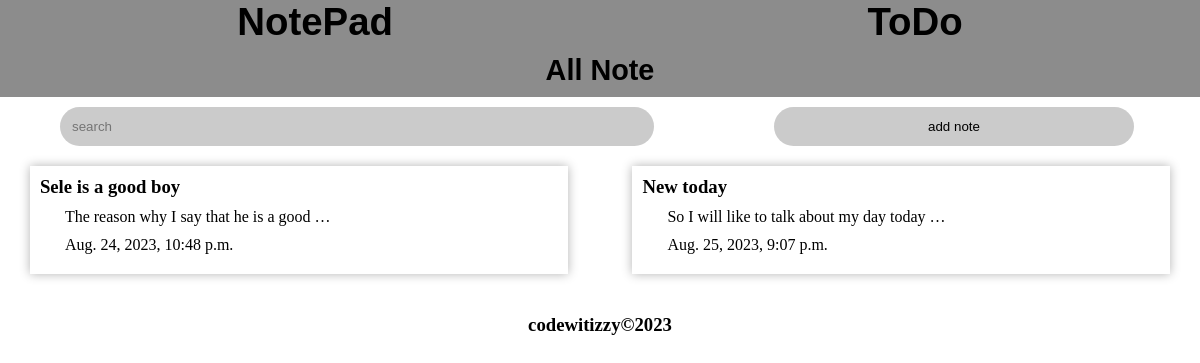
The app's page /notepad/listnote/ (signed in) with its own data.
### notepad/models.py (models this page shows, shortened)
class Note(models.Model):
    owner = models.ForeignKey(User, on_delete=models.CASCADE)
    title = models.CharField(max_length=100)
    body = models.TextField()
    date = models.DateTimeField(auto_now_add=True)
    category = models.ForeignKey(Category, on_delete=models.CASCADE)

### notepad/views.py (the view)
# urls.py: path("listnote/", views.NoteListView.as_view(), name="index"),
class NoteListView(LoginRequiredMixin, ListView):
    template_name = "index.html"
    login_url = "signin"
    def get_queryset(self):
        search = self.request.GET.get("search", "")
        cat = self.request.GET.get("category", "")
        self.notes = Note.objects.filter(
                Q(title__icontains=search) |
                Q(body__icontains=search) |
                Q(category__name=cat),
                owner=self.request.user)
        return self.notes
    def get_context_data(self, **kwargs):
        context = super().get_context_data(**kwargs)
        context["notes"] = self.notes
        return context

### notepad/templates/index.html (shortened to what this page needs)
{%load static%}
<!DOCTYPE html>
<html lang="en">
<head>
   <link rel="stylesheet" href="{% static 'css/index.css' %}">
</head>
<body>
   <header>
      <div class="header-container">
         <div class="header1">
		 <a href="{% url 'index' %}"><h1>NotePad</h1></a>
         </div>
         <div class="header2">
		 <a href="{% url 'todo' %}"><h1>ToDo</h1></a>
         </div>
      </div>
      <h2>All Note</h2>
   </header>
   <main>
      <form action="">
      <div class="form-container">
         <div class="search">
            <input type="search" placeholder="search" name="search">
         </div>
      </div>
      </form>
         <div class="add-note">
		 <a href="{% url 'createnote' %}"><button class="btn">add note</button></a>
         </div>
      <div class="note-container">
         <div class="row">
            {%for note in notes%}
	    <a href="{% url 'detail' note.pk %}">
	    <div class="note">
		 <h3>{{note.title}}</h3>
		 <p>{{note.body|truncatewords:10}}</p>
		 <p>{{note.date}}</p>
            </div></a>
	    {%empty%}
	       <h4>there is no result found for the search</h4>
	    {%endfor%}
	</div>
      </div>
   </main>
   <footer>
      <div class="footer">
         <h3>codewitizzy&copy;2023</h3>
      </div>
   </footer>
</body>
</html>

### static/css/index.css (style rules this page uses)
* { padding: 0; margin: 0; box-sizing: border-box; }
header { background: #8c8c8c; font-family: Sans-Serif; font-size: 1.2em; }
a { text-decoration: none; color: black; }
header h2 { text-align: center; padding: 10px 5px; }
.header-container { display: flex; justify-content: space-around; align-items: center; }
.note { box-shadow: hsl(0, 0%, 70%) 0 0 10px; width: 90%; padding: 10px; margin: 20px 5%; overflow-wrap:break-word; word-wrap:break-word; word-break:break-word; border-collapse:collapse; }
.note p { margin: 10px 0 10px 25px; font-weight:500; }
.footer { text-align: center; margin-top: 20px; }
.form-container { margin: 10px 5%; text-align: center; justify-content: center; }
.search input { border-radius: 50px; padding: 12px; border: none; background: #cbcbcb; outline: none; width: 55%; float: left; }
.btn { padding: 12px; border-radius: 50px; width: 30%; border: none; outline: none; background: #cbcbcb; margin-left: 10%; }
@media only screen and (min-width:658px) { .row { display: grid; grid-template-columns: 1fr 1fr; grid-gap: 5px; justify-content: space-around; } }

### records on screen
Note: title "Sele is a good boy", body "The reason why I say that he is a good …", date "Aug. 24, 2023, 10:48 p.m."
Note: title "New today", body "So I will like to talk about my day today …", date "Aug. 25, 2023, 9:07 p.m."
